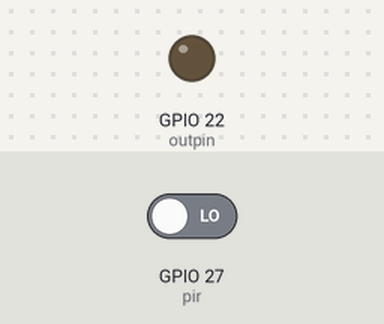
Recording of a program running on a simulated Raspberry Pi (BCM pin numbers). On the bench: output pins drawn as LEDs (lit = HIGH). The test bench sets the inputs (shaded band); at power-on: GPIO 27 (pir) LOW. The clock reads 2024-03-15 10:24:30 at power-on unless the program sets it; no MQTT or app messages arrive unless stated; what the program prints to the terminal is not drawn.

Above: at 1.3 s.
1.4 s: GPIO 27 (pir) driven HIGH
5.0 s: GPIO 27 (pir) driven HIGH
At 8.1 s:
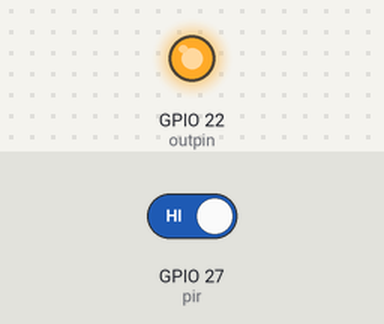
Timing chart, 0 to 9.6 s (numbered marks = the images above; inputs shaded):
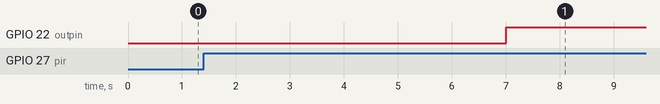

The program:

motion_detection.py
```python
import paho.mqtt.client as mqtt
import sys
import time
import json
from gpiozero import MotionSensor, LED
from datetime import datetime
from signal import pause

outpin = LED(22)
pir = MotionSensor(27, sample_rate=1)

FAN_ON_DURATION = 30 * 60		# 30 min

TOPIC = 'Home/Sensor/Motion_Detection_Event'

ts_prev_triggered = 0

def printMessage(msg):
	print(f"{str(datetime.now())} - " + msg)

printMessage("Motion detection init...")

def publish_mqtt():
	global client
	epoch = int(time.time())
	time_str = time.strftime('%Y-%m-%d %H:%M:%S', time.localtime(epoch))
	payload = {}
	payload['detector_name'] = 'pz-cat-litter'
	payload['detection_time_epoch'] = epoch
	payload['detection_time_str'] = time_str
	json_obj = json.dumps(payload)
	infot = client.publish(TOPIC, json_obj)
	printMessage(f'message {json_obj} published: {infot}')

def on_connect(client, userdata, flags, rc):
  printMessage("Connected to MQTT broker with result code "+str(rc))

def activate_fan():
	outpin.on()
	printMessage("fan activated.")
	time.sleep(FAN_ON_DURATION)
	outpin.off()
	printMessage("fan de-activated")

def on_motion_detected():
  global ts_prev_triggered
  now = datetime.now()
  # prevent the sensor from getting triggered accidentally
  if (ts_prev_triggered == 0 or int((now - ts_prev_triggered).total_seconds()) > 15):
      printMessage(f"motion has been triggered more than 15s ago at {ts_prev_triggered}")
      ts_prev_triggered = now
      time.sleep(5)
      return
  ts_prev_triggered = 0
  publish_mqtt()
  activate_fan()

printMessage("Motion detection ready...")

client = mqtt.Client()
client.on_connect = on_connect

client.tls_set('/etc/mosquitto/ca_certificates/ca.crt', '/home/pi/ssl/client.crt', '/home/pi/ssl/client.key')
client.connect("pz-cat-litter", 8883, 60)
client.loop_start()

while True:
	pir.wait_for_motion()
	on_motion_detected()
```

Measured:
- after the input at 1.4 s, every drawn part: stays the same
